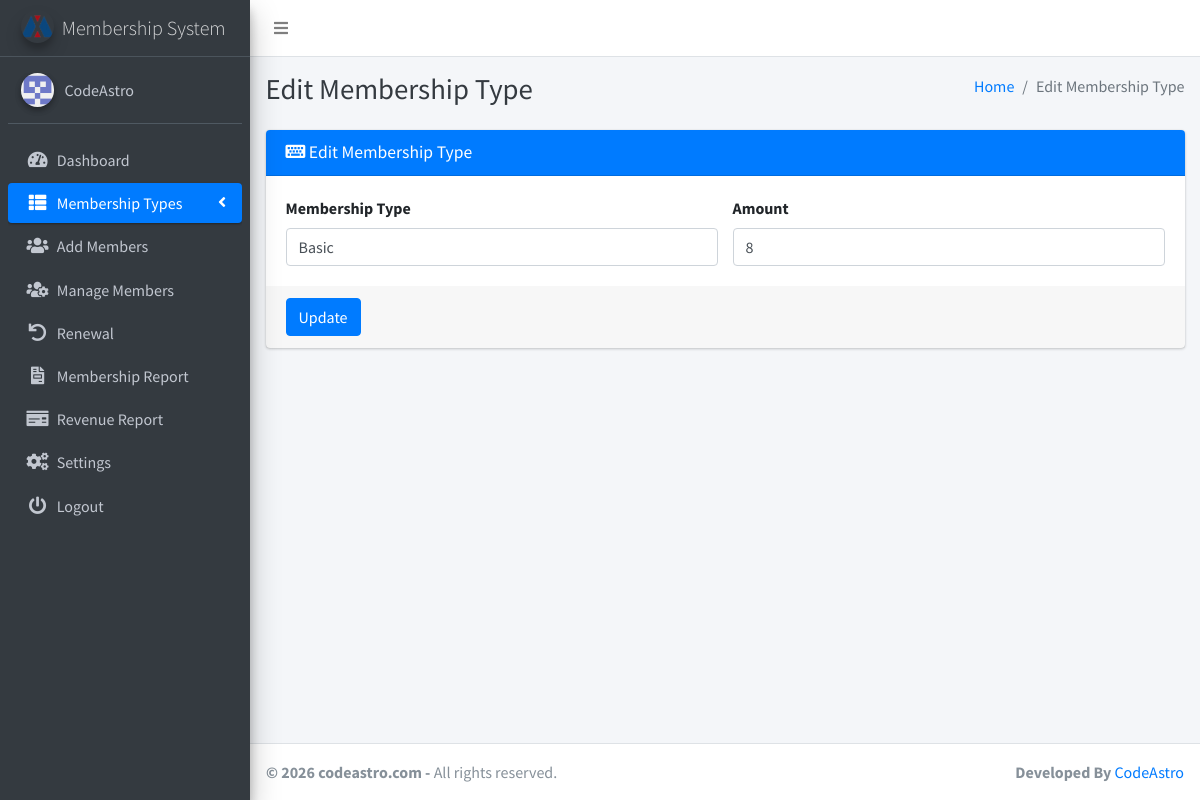
The page /edit_type.php?id=1 (signed in) on the database its author committed.
### tables this page shows
CREATE TABLE IF NOT EXISTS `settings` (
`id` int(11) NOT NULL,
  `system_name` varchar(255) NOT NULL,
  `logo` varchar(255) NOT NULL,
  `currency` varchar(50) NOT NULL
);

CREATE TABLE IF NOT EXISTS `membership_types` (
`id` int(11) NOT NULL,
  `type` varchar(255) NOT NULL,
  `amount` int(11) NOT NULL
);

### edit_type.php (the view, shortened to what this page needs)
<?php
include('includes/config.php');
$edit_id = $_GET['id'] ?? null;
$editQuery = "SELECT * FROM membership_types WHERE id = $edit_id";
$result = $conn->query($editQuery);
$editData = $result->fetch_assoc();
?>
<?php include('includes/header.php');?>
<body class="hold-transition sidebar-mini layout-fixed layout-navbar-fixed layout-footer-fixed">
<div class="wrapper">
  <?php include('includes/nav.php');?>
 <?php include('includes/sidebar.php');?>
  <div class="content-wrapper">
  <?php include('includes/pagetitle.php');?>
    <section class="content">
      <div class="container-fluid">
        <div class="row">
          <div class="col-md-12">
            <div class="card card-primary">
              <div class="card-header">
                <h3 class="card-title"><i class="fas fa-keyboard"></i> Edit Membership Type</h3>
              </div>
              <form method="post" action="">
                <div class="card-body">
                  <div class="row">
                    <div class="col-sm-6">
                      <label for="membershipType">Membership Type</label>
                      <input type="text" class="form-control" id="membershipType" name="membershipType" placeholder="Enter membership type" value="<?php echo $editData['type']; ?>" required>
                    </div>
                    <div class="col-sm-6">
                      <label for="membershipAmount">Amount</label>
                      <input type="number" class="form-control" id="membershipAmount" name="membershipAmount" placeholder="Enter membership type amount" value="<?php echo $editData['amount']; ?>" required>
                    </div>
                  </div>
                </div>
                <div class="card-footer">
                  <button type="submit" class="btn btn-primary">Update</button>
                </div>
              </form>
            </div>
          </div>
        </div>
      </div>
    </section>
  </div>
  <footer class="main-footer">
    <strong> &copy; <?php echo date('Y');?> codeastro.com</a> -</strong>
    All rights reserved.
    <div class="float-right d-none d-sm-inline-block">
      <b>Developed By</b> <a href="https://codeastro.com/">CodeAstro</a>
    </div>
  </footer>
</div>
</body>
</html>

### includes/sidebar.php (shortened to what this page needs)
<?php
$current_page = basename($_SERVER['PHP_SELF']);
?>
 <aside class="main-sidebar sidebar-dark-primary elevation-4">
    <a href="" class="brand-link">
    <img src="<?php echo getLogoUrl(); ?>" alt="Logo" class="brand-image img-circle elevation-3" style="opacity: .8">
    <span class="brand-text font-weight-light"><?php echo getSystemName(); ?></span>
</a>
<?php
function getSystemName()
{
    global $conn;
    $systemNameQuery = "SELECT system_name FROM settings";
    $systemNameResult = $conn->query($systemNameQuery);
    if ($systemNameResult->num_rows > 0) {
        $systemNameRow = $systemNameResult->fetch_assoc();
        return $systemNameRow['system_name'];
    } else {
        return 'CodeAstro';
    }
}
function getLogoUrl()
{
    global $conn;
    $logoQuery = "SELECT logo FROM settings";
    $logoResult = $conn->query($logoQuery);
    if ($logoResult->num_rows > 0) {
        $logoRow = $logoResult->fetch_assoc();
        return $logoRow['logo'];
    } else {
        return 'dist/img/AdminLTELogo.png';
    }
}
?>
    <div class="sidebar">
      <div class="user-panel mt-3 pb-3 mb-3 d-flex">
        <div class="image">
          <img src="dist/img/2382414.png" class="img-circle elevation-2" alt="User Image">
        </div>
        <div class="info">
          <a href="#" class="d-block">CodeAstro</a>
        </div>
      </div>
      <nav class="mt-2">
        <ul class="nav nav-pills nav-sidebar flex-column" data-widget="treeview" role="menu" data-accordion="false">
          <li class="nav-item">
            <a href="dashboard.php" class="nav-link <?php echo ($current_page == 'dashboard.php') ? 'active' : ''; ?>">
              <i class="nav-icon fas fa-tachometer-alt"></i>
              <p>
                Dashboard
              </p>
            </a>
          </li>
          <li class="nav-item has-treeview">
            <a href="#" class="nav-link <?php echo ($current_page == 'add_type.php' || $current_page == 'view_type.php' || $current_page == 'edit_type.php') ? 'active' : ''; ?>">
              <i class="nav-icon fas fa-th-list"></i>
              <p>
                Membership Types
                <i class="fas fa-angle-left right"></i>
              </p>
            </a>
          </li>
          <li class="nav-item">
            <a href="add_members.php" class="nav-link <?php echo ($current_page == 'add_members.php') ? 'active' : ''; ?>">
              <i class="nav-icon fas fa-users"></i>
              <p>Add Members</p>
            </a>
          </li>
          <li class="nav-item">
            <a href="manage_members.php" class="nav-link <?php echo ($current_page == 'manage_members.php' || $current_page == 'edit_member.php' || $current_page == 'memberProfile.php') ? 'active' : ''; ?>">
              <i class="nav-icon fas fa-users-cog"></i>
              <p>Manage Members</p>
            </a>
          </li>
          <li class="nav-item">
            <a href="list_renewal.php" class="nav-link <?php echo ($current_page == 'list_renewal.php' || $current_page == 'renew.php') ? 'active' : ''; ?>">
            <i class="nav-icon fas fa-undo"></i>
              <p>Renewal</p>
            </a>
          </li>
          <li class="nav-item">
            <a href="report.php" class="nav-link <?php echo ($current_page == 'report.php') ? 'active' : ''; ?>">
              <i class="nav-icon fas fa-file-invoice"></i>
              <p>Membership Report</p>
            </a>
          </li>
          <li class="nav-item">
            <a href="revenue_report.php" class="nav-link <?php echo ($current_page == 'revenue_report.php') ? 'active' : ''; ?>">
              <i class="nav-icon fas fa-money-check"></i>
              <p>Revenue Report</p>
            </a>
          </li>
          <li class="nav-item">
            <a href="settings.php" class="nav-link <?php echo ($current_page == 'settings.php') ? 'active' : ''; ?>">
              <i class="nav-icon fas fa-cogs"></i>
              <p>Settings</p>
            </a>
          </li>
          <li class="nav-item">
            <a href="logout.php" class="nav-link <?php echo ($current_page == 'logout.php') ? 'active' : ''; ?>">
              <i class="nav-icon fas fa-power-off"></i>
              <p>Logout</p>
            </a>
          </li>
        </ul>
      </nav>
    </div>
  </aside>

### rows shown on the page
settings: logo (picture), system_name "Membership System"
membership_types: membershipType "Basic", membershipAmount "8"

### other values the page prints
$pageTitle "Edit Membership Type"
